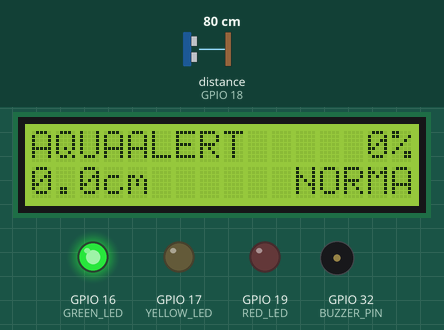
This sketch was run on a simulated ESP32. On the bench: 16×2 character LCD, output pins drawn as LEDs (lit = HIGH), buzzer (waves = sounding, pin HIGH). Wiring (inferred from the names in the program): ultrasonic range finder: trigger GPIO 5; echo GPIO 18. Inputs (shaded band) come from the test bench; at power-on: distance to the obstacle (sensor on GPIO 18) 80 cm. The echo pulse lasts 58.3 µs per cm; WiFi joins after 1.5 s; servers stay silent unless stated; uploads are accepted with an empty reply; pins used as bus, display or sensor lines are not drawn; what the sketch prints to the serial monitor is not drawn.

Above: at 4.0 s.
4.1 s: distance to the obstacle (sensor on GPIO 18) set to 35 cm
At 4.8 s:
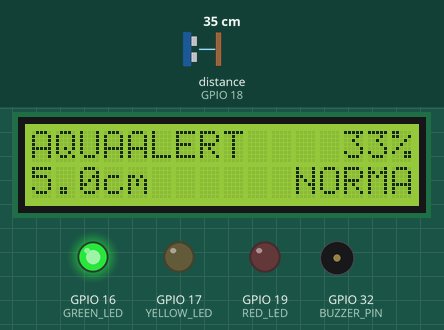
5.9 s: distance to the obstacle (sensor on GPIO 18) set to 30 cm
At 8.8 s:
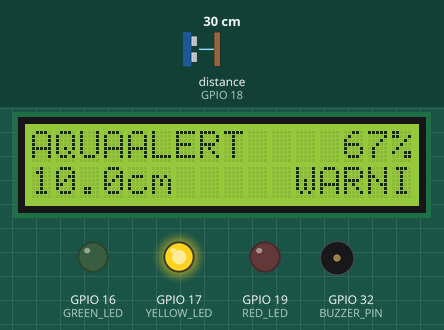
8.9 s: distance to the obstacle (sensor on GPIO 18) set to 2 cm
At 11.6 s:
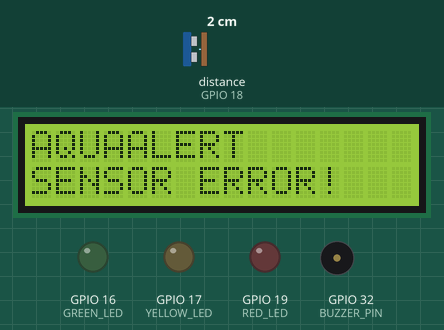
11.9 s: distance to the obstacle (sensor on GPIO 18) set to 19 cm
13.4 s: distance to the obstacle (sensor on GPIO 18) set to 22 cm
At 14.0 s:
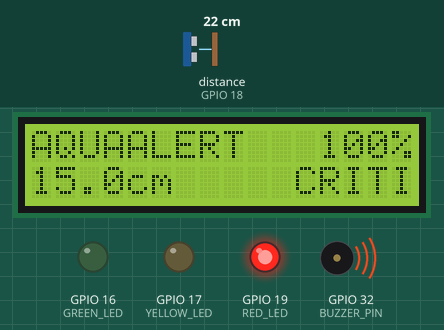
Timing chart, 0 to 15.9 s (numbered marks = the images above; inputs shaded):
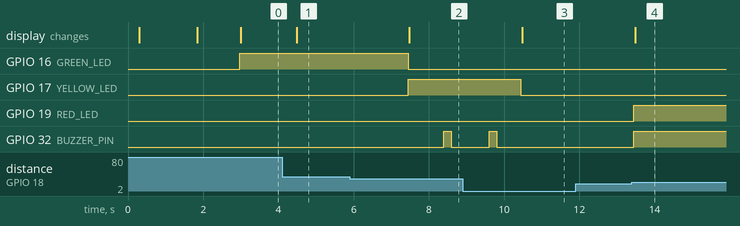

The sketch:

AquaAlert.ino
```cpp
/*
 * =============================================================================
 * AquaAlert — IoT Water Level Monitoring System
 * ESP32 Firmware
 * =============================================================================
 *
 * WATER LEVEL INDICATORS
 *   🟢 GREEN  -> GPIO 16 (RX2) -> NORMAL (0% - 49%)
 *   🟡 YELLOW -> GPIO 17 (TX2) -> WARNING (50% - 69%)
 *   🔴 RED    -> GPIO 19 (D19) -> HIGH & CRITICAL (70% - 100%)
 *
 * HARDWARE CONNECTIONS
 *   AJ-SR04M Ultrasonic Sensor:
 *     TRIG -> GPIO 5
 *     ECHO -> GPIO 18
 *     VCC  -> 5V
 *     GND  -> GND
 *
 *   Active Buzzer:
 *     Signal -> GPIO 32
 *     VCC    -> 3.3V / 5V
 *     GND    -> GND
 *
 *   16x2 I2C LCD:
 *     SDA -> GPIO 21
 *     SCL -> GPIO 22
 *     VCC -> 5V
 *     GND -> GND
 *
 *   LEDs (Current Limiting Resistor 220Ω to GND):
 *     RED    -> GPIO 19
 *     YELLOW -> GPIO 17
 *     GREEN  -> GPIO 16
 *
 * Serial Monitor Baud Rate: 115200
 * =============================================================================
 */

#include <WiFi.h>
#include <HTTPClient.h>
#include <Wire.h>
#include <LiquidCrystal_I2C.h>
#include <esp_task_wdt.h>
#include "esp_system.h"
#include <algorithm>
#include <math.h>

// =============================================================================
// CONFIGURATION
// =============================================================================

// Wi-Fi Credentials
const char* ssid     = "vivo_1917";
const char* password = "tejas12345";

// Flask API Endpoint
const char* SERVER_URL = "http://192.168.85.200:5000/api/data";

// Device Identification
const char* DEVICE_ID = "AQUA-001";
const char* API_KEY   = "";

// =============================================================================
// HARDWARE GPIO PIN DEFINITIONS
// =============================================================================

#define TRIG_PIN   5
#define ECHO_PIN   18
#define BUZZER_PIN 32

#define BUZZER_ON  HIGH
#define BUZZER_OFF LOW

#define RED_LED    19       // D19
#define YELLOW_LED 17       // TX2
#define GREEN_LED  16       // RX2

// =============================================================================
// WATER LEVEL CALIBRATION (15cm Height + 25cm Offset)
// =============================================================================

// Container depth set to 15.0 cm
#define TANK_HEIGHT 15.0f

// Air gap clearance above the 100% full mark (keeps AJ-SR04M outside blind spot)
#define SENSOR_OFFSET 25.0f

// Total distance from sensor to empty container bottom: 25.0 + 15.0 = 40.0 cm
#define MAX_EMPTY_DISTANCE (SENSOR_OFFSET + TANK_HEIGHT)

// Sensor operational bounds
#define MIN_SENSOR_DISTANCE 20.0f
#define MAX_SENSOR_DISTANCE 400.0f

#define NUM_MEDIAN_SAMPLES 5

// =============================================================================
// TIMING INTERVALS (MILLISECONDS)
// =============================================================================

const unsigned long SENSOR_INTERVAL = 1500;
const unsigned long HTTP_INTERVAL   = 3000;
const unsigned long LCD_INTERVAL    = 500;
const unsigned long WIFI_RETRY_INT  = 10000;

LiquidCrystal_I2C lcd(0x27, 16, 2);

unsigned long lastSensorTime = 0;
unsigned long lastHTTPTime   = 0;
unsigned long lastLCDTime    = 0;
unsigned long lastWiFiRetry  = 0;

float  gDistance    = 0.0f;
float  gWaterLevel  = 0.0f;
int    gPercentage  = 0;
String gStatus      = "NORMAL";
bool   gSensorError = false;

enum BuzzerMode {
  BUZZER_SILENT,
  BUZZER_WARNING_PATTERN,
  BUZZER_HIGH_PATTERN,
  BUZZER_CONTINUOUS
};

BuzzerMode gBuzzerMode = BUZZER_SILENT;

// =============================================================================
// FUNCTION PROTOTYPES
// =============================================================================

float readRawDistance();
float readFilteredDistance();
String calculateStatus(int pct);
void updateLCD(float waterLevel, int pct, const String& status, bool error);
void updateLEDs(const String& status, bool error);
void setBuzzerMode(const String& status, bool error);
void updateBuzzer();
void sendData(float dist, float waterLevel, int pct, const String& status);
bool connectWiFi(bool initialBoot = false);

// =============================================================================
// SETUP
// =============================================================================

void setup() {
  Serial.begin(115200);
  delay(200);

  Serial.println();
  Serial.println("========================================");
  Serial.println("   AquaAlert - Water Level Monitor");
  Serial.println("========================================");

  // Configure GPIO Pins
  pinMode(TRIG_PIN, OUTPUT);
  pinMode(ECHO_PIN, INPUT);
  pinMode(BUZZER_PIN, OUTPUT);

  pinMode(RED_LED, OUTPUT);
  pinMode(YELLOW_LED, OUTPUT);
  pinMode(GREEN_LED, OUTPUT);

  // Set initial pin states
  digitalWrite(TRIG_PIN, LOW);
  digitalWrite(BUZZER_PIN, BUZZER_OFF);
  digitalWrite(RED_LED, LOW);
  digitalWrite(YELLOW_LED, LOW);
  digitalWrite(GREEN_LED, LOW);

  // Initialize LCD
  Wire.begin(21, 22);
  lcd.init();
  lcd.backlight();
  lcd.clear();

  lcd.setCursor(0, 0);
  lcd.print("  AQUAALERT v1  ");
  lcd.setCursor(0, 1);
  lcd.print("  Booting...    ");

  // Connect to Local Wi-Fi
  connectWiFi(true);

  // Display Ready Screen
  lcd.clear();
  lcd.setCursor(0, 0);
  lcd.print("AquaAlert System");
  lcd.setCursor(0, 1);
  lcd.print("Sensor: Ready   ");
  delay(1000);

  Serial.println("[SYS] Setup complete.");
}

// =============================================================================
// MAIN LOOP
// =============================================================================

void loop() {
  unsigned long now = millis();

  // 1. SENSOR SAMPLING ROUTINE
  if (now - lastSensorTime >= SENSOR_INTERVAL) {
    lastSensorTime = now;

    float rawDist = readFilteredDistance();

    if (rawDist > 0.0f) {
      gSensorError = false;
      gDistance = rawDist;

      // Water Level Calculation (0.0 cm to 15.0 cm)
      // Empty: rawDist = 40.0 cm -> waterLevel = 40.0 - 40.0 = 0.0 cm
      // Full:  rawDist = 25.0 cm -> waterLevel = 40.0 - 25.0 = 15.0 cm
      float waterLevel = MAX_EMPTY_DISTANCE - rawDist;

      if (waterLevel < 0.0f) waterLevel = 0.0f;
      if (waterLevel > TANK_HEIGHT) waterLevel = TANK_HEIGHT;
      gWaterLevel = waterLevel;

      // Percentage Calculation based on 15.0 cm container height
      int percentage = (int)roundf((waterLevel / TANK_HEIGHT) * 100.0f);
      if (percentage < 0) percentage = 0;
      if (percentage > 100) percentage = 100;
      gPercentage = percentage;

      String status = calculateStatus(percentage);
      gStatus = status;

      Serial.printf("[SENSOR] Raw: %.1f cm | Water: %.1f/15.0 cm | Level: %d%% | Status: %s\n",
                    rawDist, waterLevel, percentage, status.c_str());

      updateLEDs(status, false);
      setBuzzerMode(status, false);
    } else {
      gSensorError = true;
      Serial.println("[SENSOR ERROR] Reading out of range or in blind zone (<20cm).");
      updateLEDs("NORMAL", true);
      setBuzzerMode("NORMAL", true);
    }
  }

  // 2. NON-BLOCKING BUZZER PATTERNS
  updateBuzzer();

  // 3. LCD REFRESH
  if (now - lastLCDTime >= LCD_INTERVAL) {
    lastLCDTime = now;
    updateLCD(gWaterLevel, gPercentage, gStatus, gSensorError);
  }

  // 4. WI-FI AUTO-RECONNECT
  if (WiFi.status() != WL_CONNECTED && (now - lastWiFiRetry >= WIFI_RETRY_INT)) {
    lastWiFiRetry = now;
    Serial.println("[WiFi] Connection lost. Reconnecting...");
    WiFi.disconnect();
    WiFi.reconnect();
  }

  // 5. HTTP TELEMETRY TRANSMISSION
  if (now - lastHTTPTime >= HTTP_INTERVAL) {
    lastHTTPTime = now;
    if (!gSensorError) {
      sendData(gDistance, gWaterLevel, gPercentage, gStatus);
    }
  }
}

// =============================================================================
// SENSOR PROCESSING FUNCTIONS
// =============================================================================

float readRawDistance() {
  digitalWrite(TRIG_PIN, LOW);
  delayMicroseconds(2);
  digitalWrite(TRIG_PIN, HIGH);
  delayMicroseconds(10);
  digitalWrite(TRIG_PIN, LOW);

  long duration = pulseIn(ECHO_PIN, HIGH, 30000UL);
  if (duration == 0) return 0.0f;

  float distance = (duration * 0.0343f) / 2.0f;

  if (distance < MIN_SENSOR_DISTANCE || distance > MAX_SENSOR_DISTANCE) {
    return 0.0f;
  }
  return distance;
}

float readFilteredDistance() {
  float samples[NUM_MEDIAN_SAMPLES];
  int validCount = 0;

  for (int i = 0; i < NUM_MEDIAN_SAMPLES; i++) {
    float d = readRawDistance();
    if (d > 0.0f) {
      samples[validCount++] = d;
    }
    delay(20);
  }

  if (validCount == 0) return 0.0f;

  std::sort(samples, samples + validCount);
  return samples[validCount / 2];
}

String calculateStatus(int pct) {
  if (pct >= 85) return "CRITICAL"; // Red LED + Continuous Buzzer
  if (pct >= 70) return "HIGH";     // Red LED + 3-Beep Pattern
  if (pct >= 50) return "WARNING";  // Yellow LED + 1-Beep Pattern
  return "NORMAL";                  // Green LED + Silent
}

// =============================================================================
// OUTPUT PERIPHERAL CONTROLLERS
// =============================================================================

void updateLEDs(const String& status, bool error) {
  // Clear all indicator LEDs
  digitalWrite(RED_LED, LOW);
  digitalWrite(YELLOW_LED, LOW);
  digitalWrite(GREEN_LED, LOW);

  if (error) return;

  if (status == "NORMAL") {
    digitalWrite(GREEN_LED, HIGH);
  } else if (status == "WARNING") {
    digitalWrite(YELLOW_LED, HIGH); // Active from 50% to 69%
  } else if (status == "HIGH" || status == "CRITICAL") {
    digitalWrite(RED_LED, HIGH);    // Active from 70% to 100%
  }
}

void updateLCD(float waterLevel, int pct, const String& status, bool error) {
  char line1[17];
  char line2[17];

  if (error) {
    snprintf(line1, sizeof(line1), "%-16s", "AQUAALERT");
    snprintf(line2, sizeof(line2), "%-16s", "SENSOR ERROR!");
  } else {
    snprintf(line1, sizeof(line1), "AQUAALERT   %3d%%", pct);
    snprintf(line2, sizeof(line2), "%.1fcm     %7s", waterLevel, status.c_str());
  }

  lcd.setCursor(0, 0);
  lcd.print(line1);
  lcd.setCursor(0, 1);
  lcd.print(line2);
}

void setBuzzerMode(const String& status, bool error) {
  if (error || status == "NORMAL") {
    gBuzzerMode = BUZZER_SILENT;
    digitalWrite(BUZZER_PIN, BUZZER_OFF);
    return;
  }
  if (status == "WARNING") {
    gBuzzerMode = BUZZER_WARNING_PATTERN;
    return;
  }
  if (status == "HIGH") {
    gBuzzerMode = BUZZER_HIGH_PATTERN;
    return;
  }
  if (status == "CRITICAL") {
    gBuzzerMode = BUZZER_CONTINUOUS;
    return;
  }
  gBuzzerMode = BUZZER_SILENT;
  digitalWrite(BUZZER_PIN, BUZZER_OFF);
}

void updateBuzzer() {
  unsigned long now = millis();
  switch (gBuzzerMode) {
    case BUZZER_SILENT:
      digitalWrite(BUZZER_PIN, BUZZER_OFF);
      break;
    case BUZZER_WARNING_PATTERN: {
      unsigned long phase = now % 1200;
      digitalWrite(BUZZER_PIN, (phase < 200) ? BUZZER_ON : BUZZER_OFF);
      break;
    }
    case BUZZER_HIGH_PATTERN: {
      unsigned long phase = now % 1500;
      bool on = (phase < 150) || (phase >= 300 && phase < 450) || (phase >= 600 && phase < 750);
      digitalWrite(BUZZER_PIN, on ? BUZZER_ON : BUZZER_OFF);
      break;
    }
    case BUZZER_CONTINUOUS:
      digitalWrite(BUZZER_PIN, BUZZER_ON);
      break;
  }
}

// =============================================================================
// NETWORK COMMUNICATION
// =============================================================================

bool connectWiFi(bool initialBoot) {
  if (strlen(ssid) == 0) return false;
  Serial.printf("[WiFi] Connecting to \"%s\" ", ssid);
  WiFi.mode(WIFI_STA);
  WiFi.begin(ssid, password);

  int attempts = 0;
  const int maxAttempts = initialBoot ? 20 : 6;
  while (WiFi.status() != WL_CONNECTED && attempts < maxAttempts) {
    delay(500);
    Serial.print(".");
    attempts++;
  }

  if (WiFi.status() == WL_CONNECTED) {
    Serial.println(" Connected!");
    Serial.print("[WiFi] IP Address: ");
    Serial.println(WiFi.localIP());
    return true;
  }
  Serial.println(" FAILED. Continuing offline.");
  return false;
}

void sendData(float dist, float waterLevel, int pct, const String& status) {
  if (WiFi.status() != WL_CONNECTED) return;

  char body[256];
  snprintf(body, sizeof(body),
    "{\"device_id\":\"%s\",\"distance\":%.1f,\"waterLevel\":%.1f,\"percentage\":%d,\"status\":\"%s\"}",
    DEVICE_ID, dist, waterLevel, pct, status.c_str());

  HTTPClient http;
  http.begin(SERVER_URL);
  http.setTimeout(3000);
  http.addHeader("Content-Type", "application/json");

  if (strlen(API_KEY) > 0) {
    http.addHeader("X-API-Key", API_KEY);
  }

  int httpCode = http.POST((uint8_t*)body, strlen(body));
  if (httpCode >= 200 && httpCode < 300) {
    Serial.printf("[HTTP] POST OK (%d): %s\n", httpCode, body);
  } else {
    Serial.printf("[HTTP] POST Failed (%d)\n", httpCode);
  }
  http.end();
}
```

Measured:
- the behaviour switches between 33 and 32 cm on distance to the obstacle (sensor on GPIO 18) (found by bisection; images 1 and 2)
- the behaviour switches between 20 and 21 cm on distance to the obstacle (sensor on GPIO 18) (found by bisection; images 3 and 4)
- after the input at 4.1 s, the display: changes after 0.38 s (image 1)
- after the input at 5.9 s, GPIO 16 (GREEN_LED): HIGH → LOW after 1.6 s; GPIO 17 (YELLOW_LED): LOW → HIGH after 1.6 s; GPIO 32 (BUZZER_PIN): LOW → HIGH after 2.5 s, → LOW 0.20 s later; the display: changes after 1.6 s (image 2)
- after the input at 8.9 s, GPIO 17 (YELLOW_LED): HIGH → LOW after 1.5 s; GPIO 32 (BUZZER_PIN): goes on until 9.8 s, then stays LOW; the display: changes after 1.6 s (image 3)
- after the input at 11.9 s, every drawn part: stays the same
- after the input at 13.4 s, GPIO 19 (RED_LED), GPIO 32 (BUZZER_PIN): LOW → HIGH after 0.05 s; the display: changes after 0.08 s (image 4)
